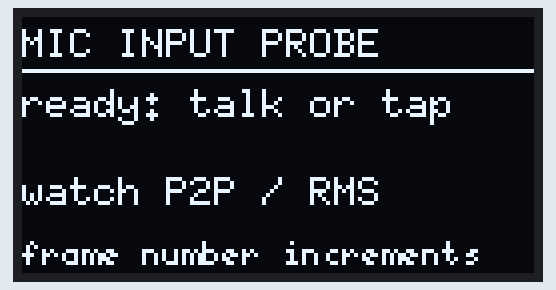
Simulated run of this sketch. Board: ESP32-S3. Parts: 128×64 one-colour display. I2S audio is not simulated (input reads silence); what the sketch prints to the serial monitor is not drawn.

Above: at 0.2 s.
At 5.12 s:
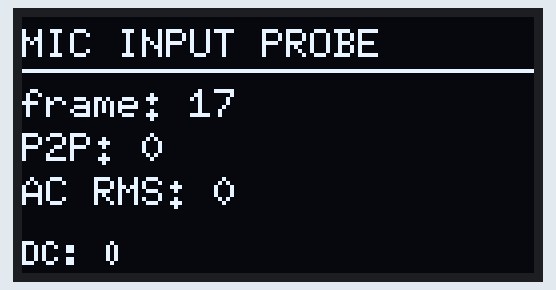
At 9.92 s:
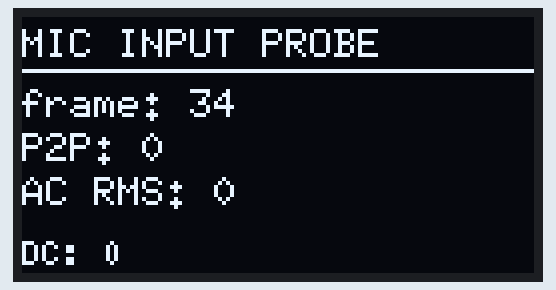
At 19.81 s:
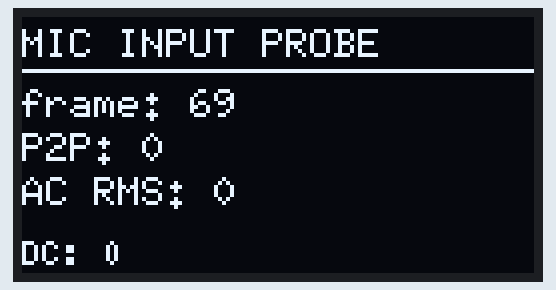
At 29.7 s:
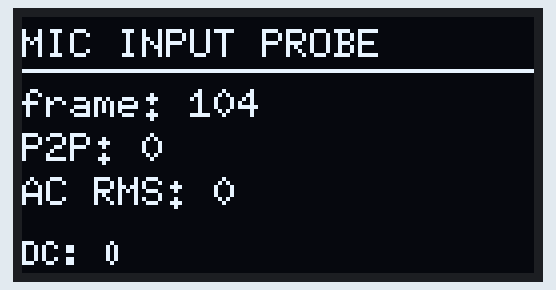
At 39.58 s:
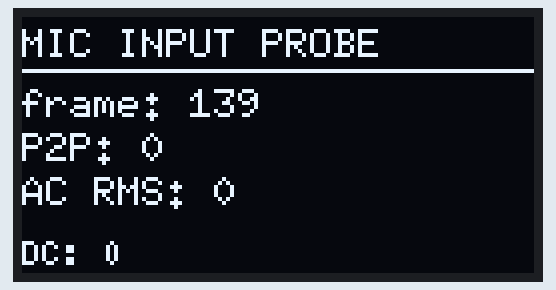

The sketch:

self_test_demo01_s3_n16r8_mic_probe.ino
```cpp
#include <driver/i2s.h>
#include <limits.h>
#include <math.h>
#include <stdint.h>
#include <Wire.h>
#include <U8g2lib.h>

// Standalone microphone-input diagnostic for the YD-ESP32-S3 N16R8.
// It deliberately does not load Edge Impulse or run the classifier.
// Its only job is to prove whether audio arriving at the selected I2S input
// changes when
// someone talks to or taps the INMP441.

// INMP441 wiring:
//   SCK -> GPIO4, WS -> GPIO5, SD -> GPIO6, L/R -> GND
//   VDD -> 3V3, GND -> GND
#define I2S_SCK  4
#define I2S_WS   5
#define I2S_SD   6
#define I2S_PORT I2S_NUM_0

// OLED wiring:
//   SDA -> GPIO8, SCL/SCK -> GPIO9, VDD -> 3V3, GND -> GND
#define OLED_SDA 8
#define OLED_SCL 9

#define AUDIO_SAMPLE_RATE     16000
#define I2S_BATCH_SAMPLES       256
#define STATS_WINDOW_SAMPLES   4096
#define TRAINING_MIC_GAIN         4

// The photographed M130-12864-4G OLED is normally SH1106 based.
// If it initializes but remains blank, use
// U8G2_SSD1306_128X64_NONAME_F_HW_I2C instead. Wiring is unchanged.
static U8G2_SH1106_128X64_NONAME_F_HW_I2C oled(
    U8G2_R0, U8X8_PIN_NONE, OLED_SCL, OLED_SDA);

struct AudioStats {
    int32_t sample_min;
    int32_t sample_max;
    int32_t raw_min;
    int32_t raw_max;
    int64_t sample_sum;
    int64_t sample_sum_squares;
    uint32_t count;
};

static bool oled_ready = false;
static bool i2s_ready = false;
static uint8_t oled_address = 0;
static uint32_t frame_number = 0;
static AudioStats stats;

// This is the exact raw-to-WAV conversion used by the verified classifier:
// top 16 bits, gain x4, saturated to signed 16-bit range.
static int32_t training_wav_sample_from_raw(int32_t raw_sample) {
    int32_t sample = (raw_sample >> 16) * TRAINING_MIC_GAIN;
    if (sample > INT16_MAX) return INT16_MAX;
    if (sample < INT16_MIN) return INT16_MIN;
    return sample;
}

static void reset_stats() {
    stats.sample_min = INT32_MAX;
    stats.sample_max = INT32_MIN;
    stats.raw_min = INT32_MAX;
    stats.raw_max = INT32_MIN;
    stats.sample_sum = 0;
    stats.sample_sum_squares = 0;
    stats.count = 0;
}

static bool i2c_device_present(uint8_t address) {
    Wire.beginTransmission(address);
    return Wire.endTransmission() == 0;
}

static void draw_lines(const char *line1, const char *line2,
                       const char *line3, const char *line4,
                       const char *line5) {
    if (!oled_ready) return;

    oled.clearBuffer();
    oled.setFont(u8g2_font_6x10_tf);
    oled.drawStr(0, 10, line1);
    oled.drawHLine(0, 13, 128);
    oled.drawStr(0, 25, line2);
    oled.drawStr(0, 36, line3);
    oled.drawStr(0, 47, line4);
    oled.setFont(u8g2_font_5x8_tf);
    oled.drawStr(0, 62, line5);
    oled.sendBuffer();
}

static bool init_oled() {
    Wire.begin(OLED_SDA, OLED_SCL);
    Wire.setClock(400000);

    const uint8_t candidates[] = {0x3C, 0x3D};
    for (size_t ix = 0; ix < sizeof(candidates); ix++) {
        if (i2c_device_present(candidates[ix])) {
            oled_address = candidates[ix];
            break;
        }
    }

    if (oled_address == 0) {
        Serial.println("[OLED] No response at 0x3C or 0x3D.");
        return false;
    }

    oled.setI2CAddress(oled_address << 1);
    oled.setBusClock(400000);
    oled.begin();
    oled_ready = true;
    Serial.printf("[OLED] SH1106 at 0x%02X; SDA=%d SCL=%d\n",
                  oled_address, OLED_SDA, OLED_SCL);
    return true;
}

static void render_i2s_problem(esp_err_t error, size_t bytes_read) {
    char line4[30];
    snprintf(line4, sizeof(line4), "err=%d bytes=%u", (int)error,
             (unsigned int)bytes_read);
    draw_lines("MIC INPUT PROBE", "I2S READ TIMEOUT/ERR",
               "check SCK=4 WS=5", line4, "SD=6, L/R must be GND");
    Serial.printf("[I2S] read error=%d bytes=%u\n", (int)error,
                  (unsigned int)bytes_read);
}

static void render_stats() {
    const double dc = (double)stats.sample_sum / (double)stats.count;
    const double mean_square =
        (double)stats.sample_sum_squares / (double)stats.count;
    double variance = mean_square - (dc * dc);
    if (variance < 0.0) variance = 0.0; // protect against floating rounding.

    const long dc_rounded = lround(dc);
    const unsigned long ac_rms = (unsigned long)lround(sqrt(variance));
    const unsigned long peak_to_peak =
        (unsigned long)(stats.sample_max - stats.sample_min);

    char frame_line[28];
    char p2p_line[28];
    char rms_line[28];
    char dc_line[28];
    snprintf(frame_line, sizeof(frame_line), "frame: %lu", (unsigned long)frame_number);
    snprintf(p2p_line, sizeof(p2p_line), "P2P: %lu", peak_to_peak);
    snprintf(rms_line, sizeof(rms_line), "AC RMS: %lu", ac_rms);
    snprintf(dc_line, sizeof(dc_line), "DC: %ld", dc_rounded);

    draw_lines("MIC INPUT PROBE", frame_line, p2p_line, rms_line, dc_line);

    Serial.printf(
        "[%08lu ms] n=%lu rawMin=%ld rawMax=%ld min=%ld max=%ld "
        "p2p=%lu dc=%ld acRms=%lu\n",
        millis(), (unsigned long)stats.count, (long)stats.raw_min,
        (long)stats.raw_max, (long)stats.sample_min, (long)stats.sample_max,
        peak_to_peak, dc_rounded, ac_rms);
}

static bool init_i2s() {
    const i2s_config_t i2s_config = {
        .mode = (i2s_mode_t)(I2S_MODE_MASTER | I2S_MODE_RX),
        .sample_rate = AUDIO_SAMPLE_RATE,
        .bits_per_sample = I2S_BITS_PER_SAMPLE_32BIT,
        .channel_format = I2S_CHANNEL_FMT_ONLY_LEFT,
        .communication_format = I2S_COMM_FORMAT_STAND_I2S,
        .intr_alloc_flags = ESP_INTR_FLAG_LEVEL1,
        .dma_buf_count = 8,
        .dma_buf_len = 64,
        .use_apll = false,
        .tx_desc_auto_clear = false,
        .fixed_mclk = 0
    };
    const i2s_pin_config_t pin_config = {
        .bck_io_num = I2S_SCK,
        .ws_io_num = I2S_WS,
        .data_out_num = I2S_PIN_NO_CHANGE,
        .data_in_num = I2S_SD
    };

    const esp_err_t driver_result =
        i2s_driver_install(I2S_PORT, &i2s_config, 0, NULL);
    const esp_err_t pin_result = i2s_set_pin(I2S_PORT, &pin_config);
    if (driver_result != ESP_OK || pin_result != ESP_OK) {
        char line4[30];
        snprintf(line4, sizeof(line4), "driver=%d pins=%d",
                 (int)driver_result, (int)pin_result);
        draw_lines("MIC INPUT PROBE", "I2S CONFIG ERROR",
                   "SCK=4 WS=5 SD=6", line4, "power-cycle then retry");
        Serial.printf("[I2S] config error: driver=%d pins=%d\n",
                      (int)driver_result, (int)pin_result);
        return false;
    }
    return true;
}

void setup() {
    // Do not wait for Serial: native USB / UART selection can differ,
    // while the OLED must remain usable when the device is offline.
    Serial.begin(115200);
    delay(100);
    Serial.println();
    Serial.println("[BOOT] N16R8 microphone-input probe");

    init_oled();
    draw_lines("MIC INPUT PROBE", "initializing...", "",
               "same gain as model", "talk or tap the mic");

    i2s_ready = init_i2s();
    if (i2s_ready) {
        reset_stats();
        draw_lines("MIC INPUT PROBE", "ready: talk or tap", "",
                   "watch P2P / RMS", "frame number increments");
        Serial.println("[BOOT] I2S RX ready: SCK=4 WS=5 SD=6; L/R=GND.");
    }
}

void loop() {
    if (!i2s_ready) {
        delay(500);
        return;
    }

    int32_t raw_batch[I2S_BATCH_SAMPLES];
    size_t bytes_read = 0;
    const esp_err_t read_result = i2s_read(
        I2S_PORT, raw_batch, sizeof(raw_batch), &bytes_read,
        pdMS_TO_TICKS(500));

    if (read_result != ESP_OK || bytes_read == 0) {
        render_i2s_problem(read_result, bytes_read);
        delay(50);
        return;
    }

    const size_t sample_count = bytes_read / sizeof(raw_batch[0]);
    for (size_t ix = 0; ix < sample_count; ix++) {
        const int32_t raw_sample = raw_batch[ix];
        const int32_t sample = training_wav_sample_from_raw(raw_sample);

        if (raw_sample < stats.raw_min) stats.raw_min = raw_sample;
        if (raw_sample > stats.raw_max) stats.raw_max = raw_sample;
        if (sample < stats.sample_min) stats.sample_min = sample;
        if (sample > stats.sample_max) stats.sample_max = sample;
        stats.sample_sum += sample;
        stats.sample_sum_squares += (int64_t)sample * (int64_t)sample;
        stats.count++;
    }

    if (stats.count >= STATS_WINDOW_SAMPLES) {
        frame_number++;
        render_stats();
        reset_stats();
    }
}
```
